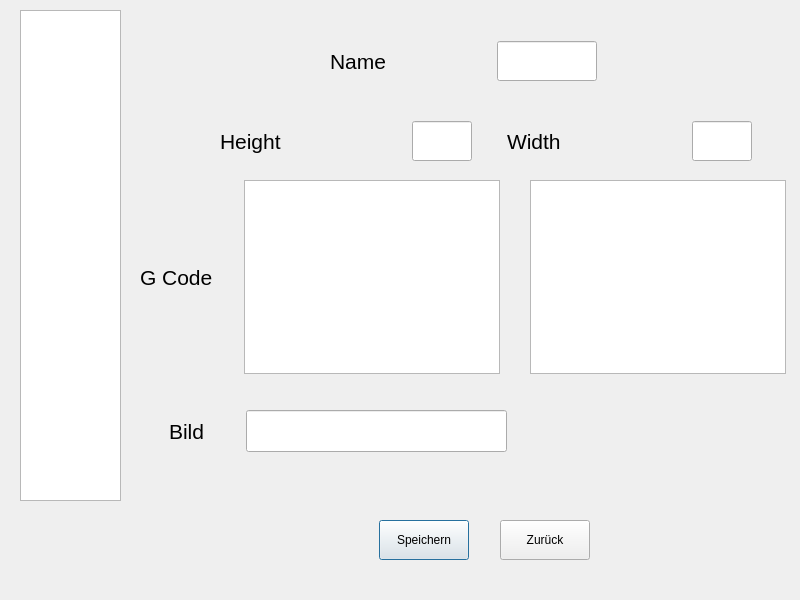
<?xml version="1.0" encoding="UTF-8"?>
<ui version="4.0">
 <class>editShapeDialog</class>
 <widget class="QDialog" name="editShapeDialog">
  <property name="geometry">
   <rect>
    <x>0</x>
    <y>0</y>
    <width>800</width>
    <height>600</height>
   </rect>
  </property>
  <property name="windowTitle">
   <string>Dialog</string>
  </property>
  <property name="styleSheet">
   <string notr="true"/>
  </property>
  <widget class="QListWidget" name="shapeListEdit">
   <property name="geometry">
    <rect>
     <x>20</x>
     <y>10</y>
     <width>101</width>
     <height>491</height>
    </rect>
   </property>
  </widget>
  <widget class="QPushButton" name="saveButt_2">
   <property name="geometry">
    <rect>
     <x>379</x>
     <y>520</y>
     <width>90</width>
     <height>40</height>
    </rect>
   </property>
   <property name="text">
    <string>Speichern</string>
   </property>
  </widget>
  <widget class="QPushButton" name="cancelButt_2">
   <property name="geometry">
    <rect>
     <x>500</x>
     <y>520</y>
     <width>90</width>
     <height>40</height>
    </rect>
   </property>
   <property name="text">
    <string>Zurück</string>
   </property>
  </widget>
  <widget class="QWidget" name="layoutWidget">
   <property name="geometry">
    <rect>
     <x>330</x>
     <y>40</y>
     <width>267</width>
     <height>42</height>
    </rect>
   </property>
   <layout class="QHBoxLayout" name="horizontalLayout">
    <item>
     <widget class="QLabel" name="nameLbl">
      <property name="font">
       <font>
        <pointsize>16</pointsize>
       </font>
      </property>
      <property name="text">
       <string>Name</string>
      </property>
     </widget>
    </item>
    <item>
     <spacer name="horizontalSpacer_6">
      <property name="orientation">
       <enum>Qt::Horizontal</enum>
      </property>
      <property name="sizeHint" stdset="0">
       <size>
        <width>20</width>
        <height>20</height>
       </size>
      </property>
     </spacer>
    </item>
    <item>
     <widget class="QLabel" name="altNameLbl">
      <property name="sizeIncrement">
       <size>
        <width>20</width>
        <height>0</height>
       </size>
      </property>
      <property name="text">
       <string/>
      </property>
     </widget>
    </item>
    <item>
     <spacer name="horizontalSpacer_5">
      <property name="orientation">
       <enum>Qt::Horizontal</enum>
      </property>
      <property name="sizeHint" stdset="0">
       <size>
        <width>20</width>
        <height>20</height>
       </size>
      </property>
     </spacer>
    </item>
    <item>
     <widget class="QLineEdit" name="newNameLineEdit">
      <property name="sizePolicy">
       <sizepolicy hsizetype="Expanding" vsizetype="Fixed">
        <horstretch>0</horstretch>
        <verstretch>0</verstretch>
       </sizepolicy>
      </property>
      <property name="maximumSize">
       <size>
        <width>100</width>
        <height>40</height>
       </size>
      </property>
      <property name="font">
       <font>
        <pointsize>22</pointsize>
       </font>
      </property>
      <property name="acceptDrops">
       <bool>false</bool>
      </property>
      <property name="maxLength">
       <number>20</number>
      </property>
     </widget>
    </item>
   </layout>
  </widget>
  <widget class="QWidget" name="layoutWidget">
   <property name="geometry">
    <rect>
     <x>220</x>
     <y>120</y>
     <width>532</width>
     <height>42</height>
    </rect>
   </property>
   <layout class="QHBoxLayout" name="horizontalLayout_3">
    <item>
     <widget class="QLabel" name="HeightLbl">
      <property name="font">
       <font>
        <pointsize>16</pointsize>
       </font>
      </property>
      <property name="text">
       <string>Height</string>
      </property>
     </widget>
    </item>
    <item>
     <spacer name="horizontalSpacer_9">
      <property name="orientation">
       <enum>Qt::Horizontal</enum>
      </property>
      <property name="sizeHint" stdset="0">
       <size>
        <width>20</width>
        <height>20</height>
       </size>
      </property>
     </spacer>
    </item>
    <item>
     <widget class="QLabel" name="altHbl">
      <property name="minimumSize">
       <size>
        <width>60</width>
        <height>40</height>
       </size>
      </property>
      <property name="maximumSize">
       <size>
        <width>60</width>
        <height>40</height>
       </size>
      </property>
      <property name="sizeIncrement">
       <size>
        <width>20</width>
        <height>0</height>
       </size>
      </property>
      <property name="text">
       <string/>
      </property>
     </widget>
    </item>
    <item>
     <spacer name="horizontalSpacer_8">
      <property name="orientation">
       <enum>Qt::Horizontal</enum>
      </property>
      <property name="sizeHint" stdset="0">
       <size>
        <width>20</width>
        <height>20</height>
       </size>
      </property>
     </spacer>
    </item>
    <item>
     <widget class="QLineEdit" name="newHeightLineEdit">
      <property name="sizePolicy">
       <sizepolicy hsizetype="Expanding" vsizetype="Fixed">
        <horstretch>0</horstretch>
        <verstretch>0</verstretch>
       </sizepolicy>
      </property>
      <property name="minimumSize">
       <size>
        <width>60</width>
        <height>40</height>
       </size>
      </property>
      <property name="maximumSize">
       <size>
        <width>60</width>
        <height>40</height>
       </size>
      </property>
      <property name="font">
       <font>
        <pointsize>22</pointsize>
       </font>
      </property>
      <property name="maxLength">
       <number>3</number>
      </property>
     </widget>
    </item>
    <item>
     <spacer name="horizontalSpacer_2">
      <property name="orientation">
       <enum>Qt::Horizontal</enum>
      </property>
      <property name="sizeHint" stdset="0">
       <size>
        <width>20</width>
        <height>20</height>
       </size>
      </property>
     </spacer>
    </item>
    <item>
     <widget class="QLabel" name="weidhtLbl">
      <property name="font">
       <font>
        <pointsize>16</pointsize>
       </font>
      </property>
      <property name="text">
       <string>Width</string>
      </property>
     </widget>
    </item>
    <item>
     <spacer name="horizontalSpacer_7">
      <property name="orientation">
       <enum>Qt::Horizontal</enum>
      </property>
      <property name="sizeHint" stdset="0">
       <size>
        <width>20</width>
        <height>20</height>
       </size>
      </property>
     </spacer>
    </item>
    <item>
     <widget class="QLabel" name="altwLbl">
      <property name="minimumSize">
       <size>
        <width>60</width>
        <height>40</height>
       </size>
      </property>
      <property name="maximumSize">
       <size>
        <width>60</width>
        <height>40</height>
       </size>
      </property>
      <property name="sizeIncrement">
       <size>
        <width>20</width>
        <height>0</height>
       </size>
      </property>
      <property name="text">
       <string/>
      </property>
     </widget>
    </item>
    <item>
     <spacer name="horizontalSpacer_3">
      <property name="orientation">
       <enum>Qt::Horizontal</enum>
      </property>
      <property name="sizeHint" stdset="0">
       <size>
        <width>20</width>
        <height>20</height>
       </size>
      </property>
     </spacer>
    </item>
    <item>
     <widget class="QLineEdit" name="newWidthLineEdit">
      <property name="sizePolicy">
       <sizepolicy hsizetype="Expanding" vsizetype="Fixed">
        <horstretch>0</horstretch>
        <verstretch>0</verstretch>
       </sizepolicy>
      </property>
      <property name="minimumSize">
       <size>
        <width>60</width>
        <height>40</height>
       </size>
      </property>
      <property name="maximumSize">
       <size>
        <width>60</width>
        <height>40</height>
       </size>
      </property>
      <property name="font">
       <font>
        <pointsize>22</pointsize>
       </font>
      </property>
      <property name="acceptDrops">
       <bool>false</bool>
      </property>
      <property name="inputMethodHints">
       <set>Qt::ImhDigitsOnly</set>
      </property>
      <property name="text">
       <string/>
      </property>
      <property name="maxLength">
       <number>3</number>
      </property>
     </widget>
    </item>
   </layout>
  </widget>
  <widget class="QWidget" name="layoutWidget">
   <property name="geometry">
    <rect>
     <x>140</x>
     <y>180</y>
     <width>646</width>
     <height>194</height>
    </rect>
   </property>
   <layout class="QHBoxLayout" name="horizontalLayout_2">
    <item>
     <widget class="QLabel" name="gcodeLbl">
      <property name="font">
       <font>
        <pointsize>16</pointsize>
       </font>
      </property>
      <property name="text">
       <string>G Code</string>
      </property>
     </widget>
    </item>
    <item>
     <spacer name="horizontalSpacer">
      <property name="orientation">
       <enum>Qt::Horizontal</enum>
      </property>
      <property name="sizeHint" stdset="0">
       <size>
        <width>20</width>
        <height>20</height>
       </size>
      </property>
     </spacer>
    </item>
    <item>
     <widget class="QPlainTextEdit" name="altGcodeTxtEdit"/>
    </item>
    <item>
     <spacer name="horizontalSpacer_10">
      <property name="orientation">
       <enum>Qt::Horizontal</enum>
      </property>
      <property name="sizeHint" stdset="0">
       <size>
        <width>20</width>
        <height>20</height>
       </size>
      </property>
     </spacer>
    </item>
    <item>
     <widget class="QPlainTextEdit" name="newGcodeTxtEdit"/>
    </item>
   </layout>
  </widget>
  <widget class="QWidget" name="layoutWidget">
   <property name="geometry">
    <rect>
     <x>169</x>
     <y>410</y>
     <width>338</width>
     <height>43</height>
    </rect>
   </property>
   <layout class="QHBoxLayout" name="horizontalLayout_4">
    <item>
     <widget class="QLabel" name="picLbl">
      <property name="font">
       <font>
        <pointsize>16</pointsize>
       </font>
      </property>
      <property name="text">
       <string>Bild</string>
      </property>
     </widget>
    </item>
    <item>
     <spacer name="horizontalSpacer_4">
      <property name="orientation">
       <enum>Qt::Horizontal</enum>
      </property>
      <property name="sizeHint" stdset="0">
       <size>
        <width>20</width>
        <height>20</height>
       </size>
      </property>
     </spacer>
    </item>
    <item>
     <widget class="QLineEdit" name="lineEdit_4">
      <property name="sizePolicy">
       <sizepolicy hsizetype="Expanding" vsizetype="Fixed">
        <horstretch>0</horstretch>
        <verstretch>0</verstretch>
       </sizepolicy>
      </property>
      <property name="font">
       <font>
        <pointsize>22</pointsize>
       </font>
      </property>
     </widget>
    </item>
   </layout>
  </widget>
 </widget>
 <resources/>
 <connections/>
</ui>
